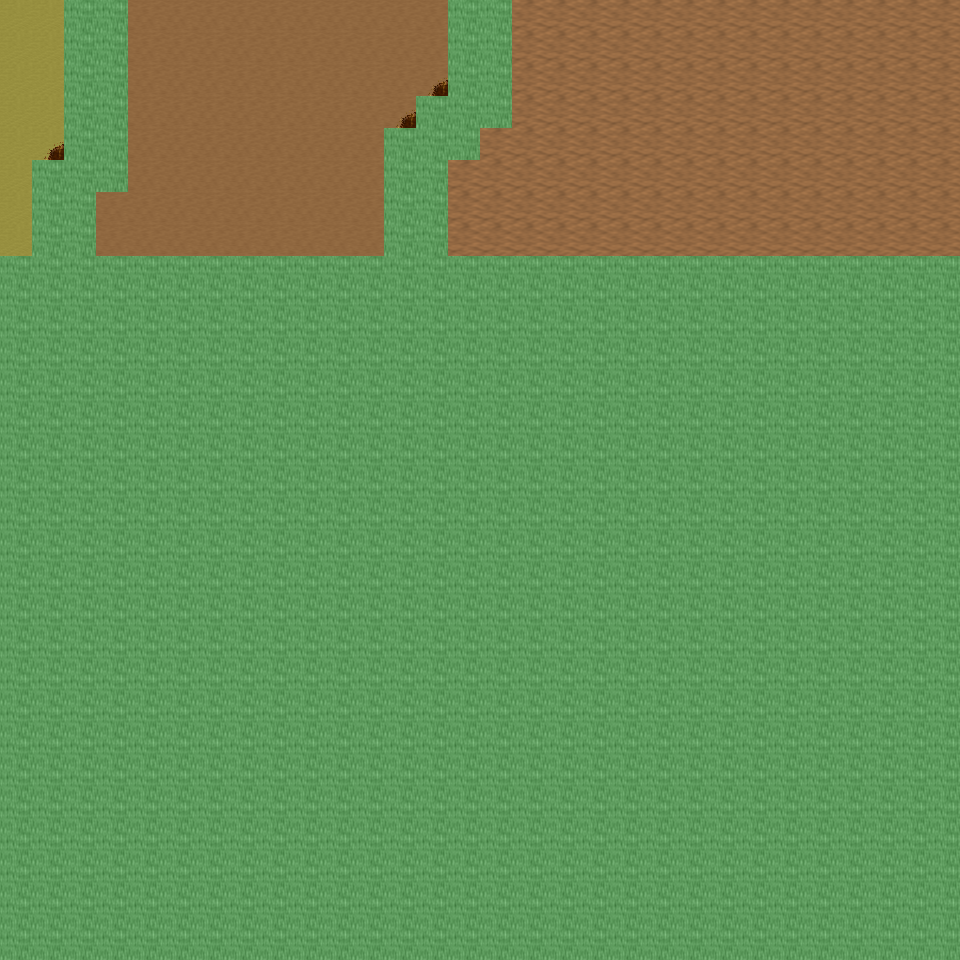

The image is a tile-based game level rendered from a .tmx file. Its description and source (layers, tilesets, objects; grid data summarised) follow:
An orthogonal 30x30 tile map with 32x32 px tiles, 6 tile layers (Ground, Object, Object2, Above, ...), 17 tilesets and 4 objects (4x mapchange).

<map version="1.0" orientation="orthogonal" renderorder="right-down" width="30" height="30" tilewidth="32" tileheight="32" nextobjectid="5">
  <tileset firstgid="1" name="tileset_ground_ground" tilewidth="32" tileheight="32" tilecount="33" columns="3">
    <image source="../drawable/tileset_ground_ground.png" width="96" height="352" />
  </tileset>
  <tileset firstgid="34" name="tileset_ground_ridge_earth_dark" tilewidth="32" tileheight="32" tilecount="96" columns="12">
    <image source="../drawable/tileset_ground_ridge_earth_dark.png" width="384" height="256" />
  </tileset>
  <tileset firstgid="130" name="tileset_ground_rock_pebbles" tilewidth="32" tileheight="32" tilecount="3" columns="1">
    <image source="../drawable/tileset_ground_rock_pebbles.png" width="32" height="96" />
  </tileset>
  <tileset firstgid="133" name="tileset_ground_earth_edges" tilewidth="32" tileheight="32" tilecount="18" columns="6">
    <image source="../drawable/tileset_ground_earth_edges.png" width="192" height="96" />
  </tileset>
  <tileset firstgid="151" name="tileset_plant_leaves" tilewidth="32" tileheight="32" tilecount="8" columns="4">
    <image source="../drawable/tileset_plant_leaves.png" width="128" height="64" />
  </tileset>
  <tileset firstgid="159" name="tileset_plant_flower_daisy_yellow" tilewidth="32" tileheight="32" tilecount="8" columns="2">
    <image source="../drawable/tileset_plant_flower_daisy_yellow.png" width="64" height="128" />
  </tileset>
  <tileset firstgid="167" name="tileset_plant_grasses" tilewidth="32" tileheight="32" tilecount="6" columns="3">
    <image source="../drawable/tileset_plant_grasses.png" width="96" height="64" />
  </tileset>
  <tileset firstgid="173" name="tileset_ground_cobbled_paving" tilewidth="32" tileheight="32" tilecount="1" columns="1">
    <image source="../drawable/tileset_ground_cobbled_paving.png" width="32" height="32" />
  </tileset>
  <tileset firstgid="174" name="tileset_plant_flower_daisy_white" tilewidth="32" tileheight="32" tilecount="8" columns="2">
    <image source="../drawable/tileset_plant_flower_daisy_white.png" width="64" height="128" />
  </tileset>
  <tileset firstgid="182" name="tileset_plant_flower_daisy_red" tilewidth="32" tileheight="32" tilecount="8" columns="2">
    <image source="../drawable/tileset_plant_flower_daisy_red.png" width="64" height="128" />
  </tileset>
  <tileset firstgid="190" name="tileset_logic_collision" tilewidth="32" tileheight="32" tilecount="1" columns="1">
    <image source="../drawable/tileset_logic_collision.png" width="32" height="32" />
  </tileset>
  <tileset firstgid="191" name="tileset_object_tan_tent" tilewidth="32" tileheight="32" tilecount="25" columns="5">
    <image source="../drawable/tileset_object_tan_tent.png" width="160" height="160" />
  </tileset>
  <tileset firstgid="216" name="tileset_item_campfires" tilewidth="32" tileheight="32" tilecount="2" columns="2">
    <image source="../drawable/tileset_item_campfires.png" width="64" height="32" />
  </tileset>
  <tileset firstgid="218" name="tileset_plant_tree_dead_tree_4" tilewidth="32" tileheight="32" tilecount="20" columns="4">
    <image source="../drawable/tileset_plant_tree_dead_tree_4.png" width="128" height="160" />
  </tileset>
  <tileset firstgid="238" name="tileset_plant_tree_fall_trees" tilewidth="32" tileheight="32" tilecount="40" columns="8">
    <image source="../drawable/tileset_plant_tree_fall_trees.png" width="256" height="160" />
  </tileset>
  <tileset firstgid="278" name="tileset_object_well_hoist" tilewidth="32" tileheight="32" tilecount="9" columns="3">
    <image source="../drawable/tileset_object_well_hoist.png" width="96" height="96" />
  </tileset>
  <tileset firstgid="287" name="tileset_ground_grass_edges" tilewidth="32" tileheight="32" tilecount="36" columns="12">
    <image source="../drawable/tileset_ground_grass_edges.png" width="384" height="96" />
  </tileset>
  <layer name="Ground" width="30" height="30">
    <data>[900 cells, 240 non-empty, 3 distinct tile ids]</data>
  </layer>
  <layer name="Object" width="30" height="30">
    <data>[900 cells, 38 non-empty, 8 distinct tile ids]</data>
  </layer>
  <layer name="Object2" width="30" height="30">
    <data>[900 cells, 0 non-empty, 0 distinct tile ids]</data>
  </layer>
  <layer name="Above" width="30" height="30">
    <data>[900 cells, 0 non-empty, 0 distinct tile ids]</data>
  </layer>
  <layer name="Above2" width="30" height="30">
    <data>[900 cells, 0 non-empty, 0 distinct tile ids]</data>
  </layer>
  <layer name="Walkable" width="30" height="30">
    <data>[900 cells, 695 non-empty, 1 distinct tile ids]</data>
  </layer>
  <objectgroup name="MapEvents">
    <object id="1" name="north" type="mapchange" x="0" y="0" width="64" height="32">
      <properties>
        <property name="map" value="0_deniran_forest_n2_w_x0_y3" />
        <property name="place" value="south" />
      </properties>
    </object>
    <object id="2" name="north2" type="mapchange" x="128" y="0" width="320" height="32">
      <properties>
        <property name="map" value="0_deniran_forest_n2_w_x0_y3" />
        <property name="place" value="south2" />
      </properties>
    </object>
    <object id="3" name="north3" type="mapchange" x="512" y="0" width="448" height="32">
      <properties>
        <property name="map" value="0_deniran_forest_n2_w_x0_y3" />
        <property name="place" value="south3" />
      </properties>
    </object>
    <object id="4" name="east" type="mapchange" x="928" y="0" width="32" height="256">
      <properties>
        <property name="map" value="0_ados_mountain_n2_w2_x0_y4" />
        <property name="place" value="west" />
      </properties>
    </object>
  </objectgroup>
</map>
